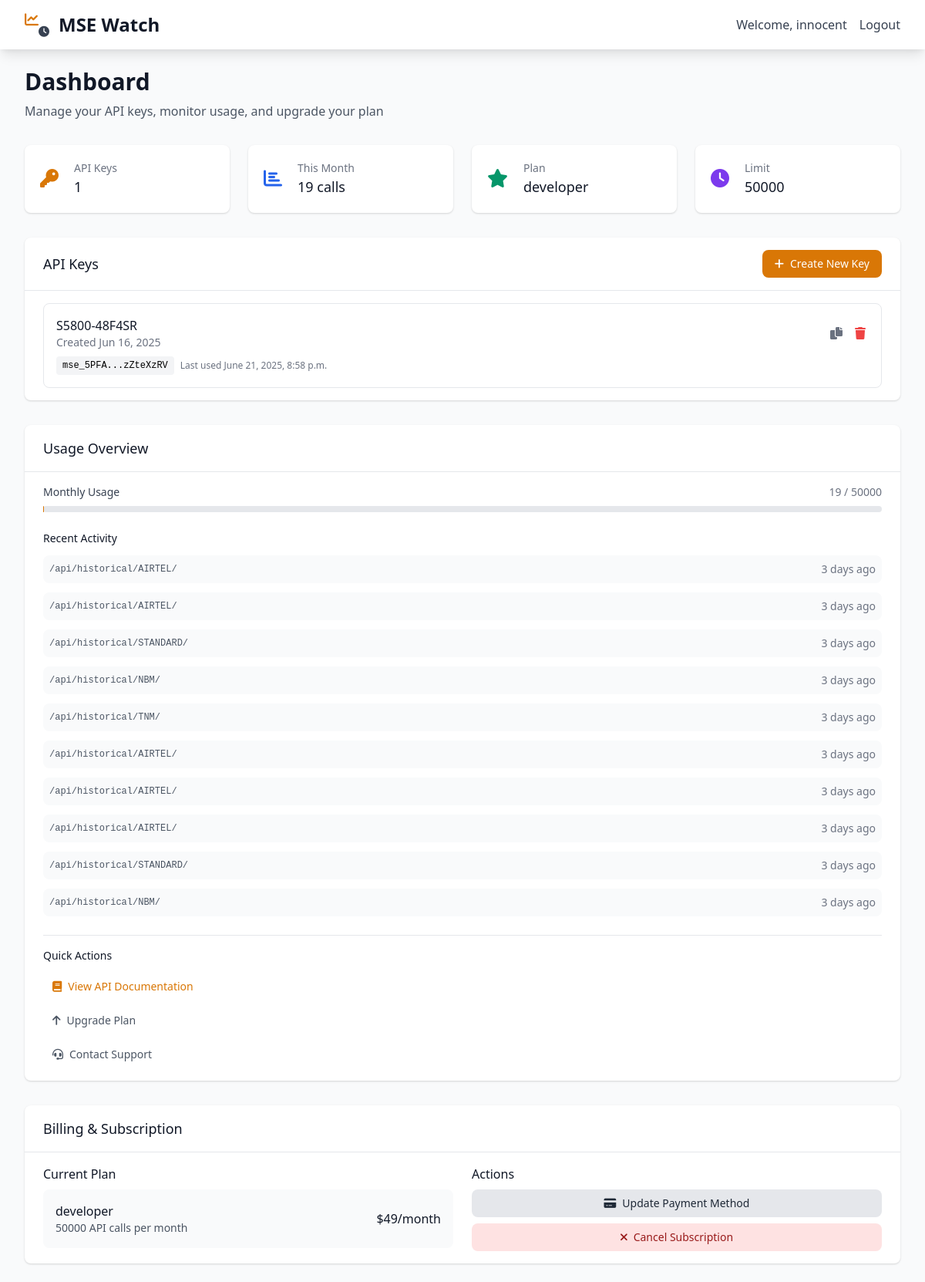
Page /dashboard/ (signed in) on the earlier database version.
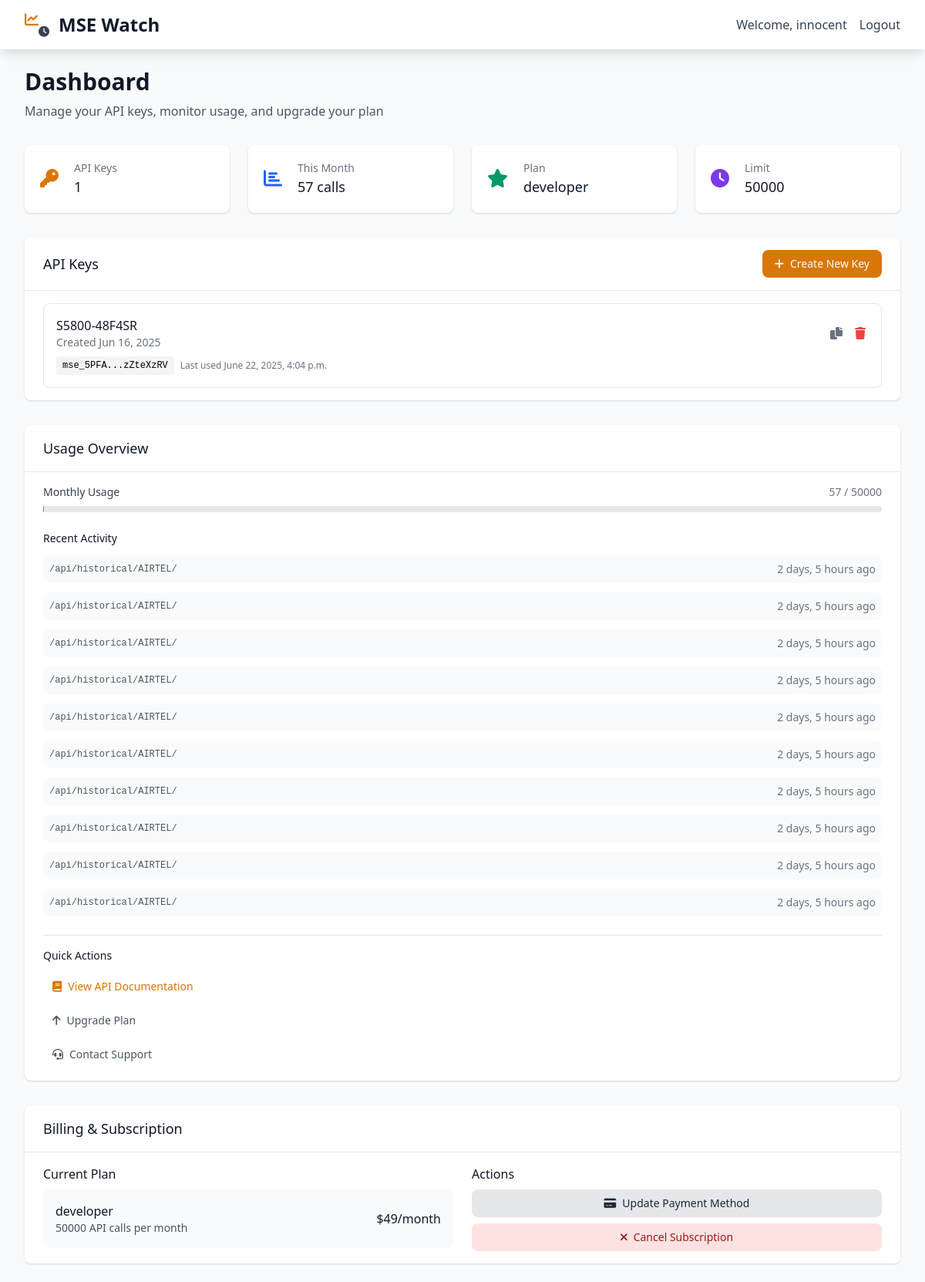
Same page on the later database version.
### accounts/models.py (models this page shows, shortened)
class APIKey(models.Model):
    user = models.ForeignKey(User, on_delete=models.CASCADE, related_name='api_keys')
    name = models.CharField(max_length=100)
    key = models.CharField(max_length=64, unique=True)
    is_active = models.BooleanField(default=True)
    last_used = models.DateTimeField(null=True, blank=True)
    created_at = models.DateTimeField(auto_now_add=True)
    @property
    def key_preview(self):
        return f"{self.key[:8]}...{self.key[-8:]}"

class APIUsage(models.Model):
    api_key = models.ForeignKey(APIKey, on_delete=models.CASCADE, related_name='usage_records')
    endpoint = models.CharField(max_length=200)
    method = models.CharField(max_length=10)
    response_status = models.IntegerField()
    timestamp = models.DateTimeField(auto_now_add=True)
    class Meta:
        indexes = [
            models.Index(fields=['api_key', 'timestamp']),
            models.Index(fields=['timestamp']),
        ]

### accounts/views.py (the view)
# urls.py: path('dashboard/', views.dashboard_view, name='dashboard'),
@login_required
def dashboard_view(request):
    user = request.user
    api_keys = user.api_keys.filter(is_active=True).order_by('-created_at')
    now = timezone.now()
    current_quota, _ = UsageQuota.objects.get_or_create(
        user=user,
        year=now.year,
        month=now.month
    )
    monthly_limit = user.subscription.monthly_limit
    usage_percentage = (current_quota.usage_count / monthly_limit) * 100 if monthly_limit > 0 else 0
    recent_requests = APIUsage.objects.filter(
        api_key__user=user
    ).order_by('-timestamp')[:10]
    context = {
        'api_keys': api_keys,
        'api_keys_count': api_keys.count(),
        'usage_this_month': current_quota.usage_count,
        'usage_percentage': min(usage_percentage, 100),
        'recent_requests': recent_requests,
    }
    return render(request, 'dashboard/dashboard.html', context)

### accounts/models.py (called while the page is built)
    @property
    def monthly_limit(self):
        return self.PLAN_LIMITS.get(self.plan, 100)

    @property
    def price(self):
        return self.PLAN_PRICES.get(self.plan, 0)

### templates/dashboard/dashboard.html (shortened to what the changed rows need)
{% load static %}
<!DOCTYPE html>
<html lang="en">
<head>
    <link href="https://cdn.jsdelivr.net/npm/tailwindcss@2.2.19/dist/tailwind.min.css" rel="stylesheet">
    <link rel="stylesheet" href="https://cdnjs.cloudflare.com/ajax/libs/font-awesome/6.0.0/css/all.min.css">
</head>
<body class="bg-gray-50">
    <div class="max-w-7xl mx-auto py-4 sm:py-6 px-4 sm:px-6 lg:px-8">
        <div class="mb-6 sm:mb-8">
            <h1 class="text-2xl sm:text-3xl font-bold text-gray-900">Dashboard</h1>
        </div>
        <div class="grid grid-cols-2 lg:grid-cols-4 gap-3 sm:gap-6 mb-6 sm:mb-8">
            <div class="bg-white overflow-hidden shadow rounded-lg">
                <div class="p-3 sm:p-5">
                    <div class="flex items-center">
                        <div class="ml-3 sm:ml-5 w-0 flex-1">
                            <dl>
                                <dt class="text-xs sm:text-sm font-medium text-gray-500 truncate">This Month</dt>
                                <dd class="text-base sm:text-lg font-medium text-gray-900">{{ usage_this_month|default:"0" }} calls</dd>
                            </dl>
                        </div>
                    </div>
                </div>
            </div>
        </div>
        <div class="grid grid-cols-1 xl:grid-cols-2 gap-6 sm:gap-8">
            <div class="bg-white shadow rounded-lg">
                <div class="px-4 sm:px-6 py-4">
                    {% if api_keys %}
                        <div class="space-y-3 sm:space-y-4">
                            {% for key in api_keys %}
                            <div class="border border-gray-200 rounded-lg p-3 sm:p-4">
                                <div class="flex flex-col sm:flex-row sm:items-center sm:justify-between space-y-2 sm:space-y-0">
                                    <div class="flex-1 min-w-0">
                                        <h4 class="font-medium text-gray-900 truncate">{{ key.name }}</h4>
                                        <p class="text-xs sm:text-sm text-gray-500">Created {{ key.created_at|date:"M j, Y" }}</p>
                                    </div>
                                    <div class="flex space-x-2 sm:space-x-2 flex-shrink-0">
                                        <button onclick="copyApiKey('{{ key.key_preview }}')" class="text-gray-500 hover:text-gray-700 p-1" title="Copy key preview">
                                            <i class="fas fa-copy"></i>
                                        </button>
                                        <button onclick="deleteApiKey({{ key.id }}, '{{ key.name }}')" class="text-red-500 hover:text-red-700 p-1" title="Delete API key">
                                            <i class="fas fa-trash"></i>
                                        </button>
                                    </div>
                                </div>
                                <div class="mt-2">
                                    <div class="flex flex-col sm:flex-row sm:items-center sm:space-x-2 space-y-1 sm:space-y-0">
                                        <code class="bg-gray-100 px-2 py-1 rounded text-xs font-mono break-all">{{ key.key_preview }}</code>
                                        <span class="text-xs text-gray-500">Last used {{ key.last_used|default:"Never" }}</span>
                                    </div>
                                </div>
                            </div>
                            {% endfor %}
                        </div>                    {% endif %}
                </div>
            </div>
            <div class="bg-white shadow rounded-lg">
                <div class="px-4 sm:px-6 py-4">                    <div class="space-y-4 sm:space-y-6">
                        <div>
                            <div class="flex items-center justify-between mb-2">
                                <span class="text-xs sm:text-sm font-medium text-gray-700">Monthly Usage</span>
                                <span class="text-xs sm:text-sm text-gray-500">{{ usage_this_month|default:"0" }} / {{ user.subscription.monthly_limit|default:"100" }}</span>
                            </div>
                        </div>
                        <div>
                            {% if user.subscription.plan == "free" %}
                                <div class="relative min-h-[120px]">
                                    <div class="filter blur-[2px] pointer-events-none select-none">
                                        <div class="space-y-3">
                                            <div class="flex items-center justify-between text-sm bg-gray-50 rounded-lg p-2">
                                                <span class="text-gray-600 font-mono text-xs">/api/companies/</span>
                                                <span class="text-gray-500">2h ago</span>
                                            </div>
                                            <div class="flex items-center justify-between text-sm bg-gray-50 rounded-lg p-2">
                                                <span class="text-gray-600 font-mono text-xs">/api/historical/</span>
                                                <span class="text-gray-500">3h ago</span>
                                            </div>
                                            <div class="flex items-center justify-between text-sm bg-gray-50 rounded-lg p-2">
                                                <span class="text-gray-600 font-mono text-xs">/api/market-status/</span>
                                                <span class="text-gray-500">5h ago</span>
                                            </div>
                                        </div>
                                    </div>
                                    <div class="absolute inset-0 flex items-center justify-center bg-gradient-to-br from-white/95 to-gray-50/95 backdrop-blur-sm">
                                        <div class="text-center p-6 bg-white rounded-2xl border border-gray-200 shadow-lg max-w-[200px] transform hover:scale-105 transition-all duration-300">
                                            <div class="w-12 h-12 bg-gradient-to-br from-yellow-400 to-orange-500 rounded-full flex items-center justify-center mx-auto mb-3 shadow-lg">
                                                <i class="fas fa-crown text-white text-lg"></i>
                                            </div>
                                            <h5 class="text-sm font-bold text-gray-900 mb-1">Premium Feature</h5>
                                            <p class="text-xs text-gray-600 mb-4 leading-relaxed">Track API usage patterns and monitor request history</p>
                                            <a href="/pricing/" class="inline-flex items-center px-4 py-2 bg-gradient-to-r from-yellow-500 to-orange-500 text-white text-xs font-medium rounded-lg hover:from-yellow-600 hover:to-orange-600 transition-all duration-300 shadow-md hover:shadow-lg">
                                                <i class="fas fa-sparkles mr-1.5 text-xs"></i>
                                                Upgrade Now
                                            </a>
                                        </div>
                                    </div>
                                </div>
                            {% else %}
                                {% if recent_requests %}
                                    <div class="space-y-3">
                                        {% for request in recent_requests %}
                                        <div class="flex items-center justify-between text-sm bg-gray-50 rounded-lg p-2 hover:bg-gray-100 transition-colors duration-200">
                                            <span class="text-gray-600 font-mono text-xs">{{ request.endpoint }}</span>
                                            <span class="text-gray-500">{{ request.timestamp|timesince }} ago</span>
                                        </div>
                                        {% endfor %}
                                    </div>
                                {% else %}
                                    <div class="text-center py-6">
                                        <i class="fas fa-history text-gray-300 text-2xl mb-2"></i>
                                        <p class="text-sm text-gray-500">No recent activity</p>
                                    </div>
                                {% endif %}
                            {% endif %}
                        </div>
                    </div>
                </div>
            </div>
        </div>
    </div>
</body>
</html>

Differences in the rows shown:
no longer on this page (row unchanged): APIUsage: endpoint "/api/historical/AIRTEL/", timestamp "3 days"
no longer on this page (row unchanged): APIUsage: endpoint "/api/historical/AIRTEL/", timestamp "3 days"
no longer on this page (row unchanged): APIUsage: endpoint "/api/historical/STANDARD/", timestamp "3 days"
no longer on this page (row unchanged): APIUsage: endpoint "/api/historical/NBM/", timestamp "3 days"
no longer on this page (row unchanged): APIUsage: endpoint "/api/historical/TNM/", timestamp "3 days"
no longer on this page (row unchanged): APIUsage: endpoint "/api/historical/AIRTEL/", timestamp "3 days"
no longer on this page (row unchanged): APIUsage: endpoint "/api/historical/AIRTEL/", timestamp "3 days"
no longer on this page (row unchanged): APIUsage: endpoint "/api/historical/AIRTEL/", timestamp "3 days"
no longer on this page (row unchanged): APIUsage: endpoint "/api/historical/STANDARD/", timestamp "3 days"
no longer on this page (row unchanged): APIUsage: endpoint "/api/historical/NBM/", timestamp "3 days"
changed APIKey "S5800-48F4SR": last_used "June 21, 2025, 8:58 p.m." → "June 22, 2025, 4:04 p.m."
added APIUsage: endpoint "/api/historical/AIRTEL/", timestamp "2 days, 5 hours"
added APIUsage: endpoint "/api/historical/AIRTEL/", timestamp "2 days, 5 hours"
added APIUsage: endpoint "/api/historical/AIRTEL/", timestamp "2 days, 5 hours"
added APIUsage: endpoint "/api/historical/AIRTEL/", timestamp "2 days, 5 hours"
added APIUsage: endpoint "/api/historical/AIRTEL/", timestamp "2 days, 5 hours"
added APIUsage: endpoint "/api/historical/AIRTEL/", timestamp "2 days, 5 hours"
added APIUsage: endpoint "/api/historical/AIRTEL/", timestamp "2 days, 5 hours"
added APIUsage: endpoint "/api/historical/AIRTEL/", timestamp "2 days, 5 hours"
added APIUsage: endpoint "/api/historical/AIRTEL/", timestamp "2 days, 5 hours"
added APIUsage: endpoint "/api/historical/AIRTEL/", timestamp "2 days, 5 hours"
Other differences:
{{ usage_this_month|default:"0" }}: "19" → "57"
